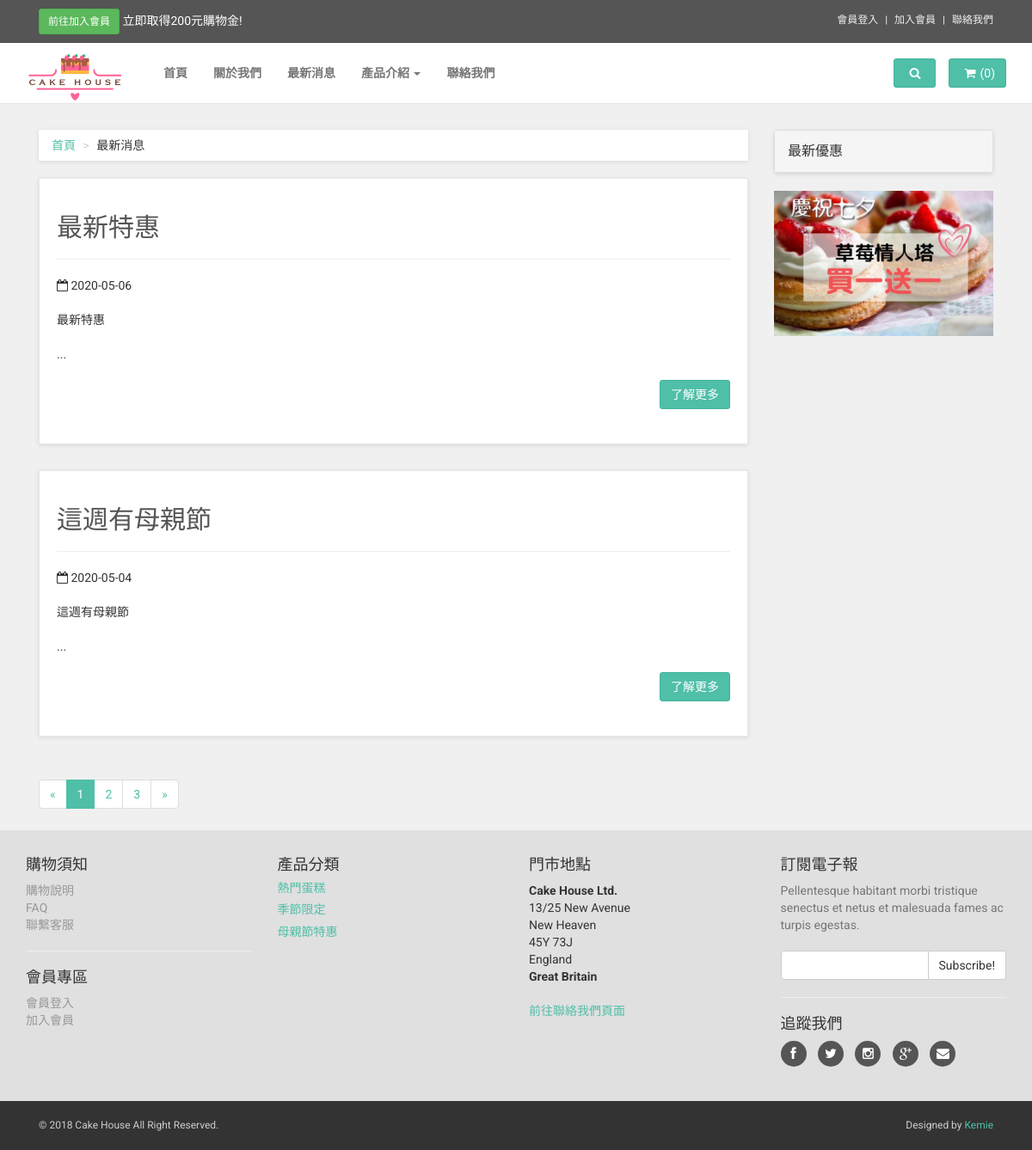
/web/s/news_list.php, run on the app's committed database.
### tables this page shows
CREATE TABLE `news` (
  `newsID` int(11) NOT NULL,
  `news_categoryID` int(11) NOT NULL,
  `published_date` varchar(255) NOT NULL,
  `picture` varchar(255) NOT NULL,
  `title` varchar(255) NOT NULL,
  `description` text NOT NULL,
  `created_at` varchar(255) DEFAULT NULL,
  `updated_at` varchar(255) DEFAULT NULL
);

CREATE TABLE `product_categories` (
  `product_categoryID` int(11) NOT NULL,
  `category` varchar(255) NOT NULL,
  `created_at` varchar(255) DEFAULT NULL,
  `updated_at` varchar(255) DEFAULT NULL
);

### web/s/news_list.php (the view, shortened to what this page needs)
<?php require_once('../connection/connection.php'); ?>
<?php
$limit = 2;
if(isset($_GET['page'])){
  $page = $_GET['page'];
}else{
  $page =1;
}
$start_from = ($page-1) * $limit;
$query = $db->query("SELECT * FROM news ORDER BY published_date DESC LIMIT ".$start_from.",".$limit);
$all_news = $query->fetchAll(PDO::FETCH_ASSOC);
?>
<!DOCTYPE html>
<html lang="en">
<head>
    <?php require_once('template/head_files.php'); ?>
</head>
<body>
<?php require_once('template/navbar.php'); ?>
    <div id="all">
        <div id="content">
            <div class="container">
                <div class="col-sm-9" id="blog-listing">
                    <ul class="breadcrumb">
                        <li><a href="#">首頁</a>
                        </li>
                        <li>最新消息</li>
                    </ul>
                    <?php foreach($all_news as $news){ ?>
                    <div class="post">
                        <h2><a href="news.php?gnewsID=<?php echo $news['newsID']; ?>"><?php echo $news['title']; ?></a></h2>
                        <hr>
                        <p class="date-comments">
                            <i class="fa fa-calendar-o"></i> <?php echo $news['published_date']; ?>
                        </p>
                        <p class="intro"><?php echo substr($news['description'],0,200)."..."; ?></p>
                        <p class="read-more"><a href="news.php?gnewsID=<?php echo $news['newsID']; ?>" class="btn btn-primary">了解更多</a>
                        </p>
                    </div>
                    <?php } ?>
                    <?php
                        $query2 = $db->query("SELECT * FROM news");
                        $data = $query2->fetchAll(PDO::FETCH_ASSOC);
                        $total_pages = ceil(count($data)/ $limit);
                    ?>
                    <ul class="pagination">
                        <li class="page-item">
                        <?php if($page == 1){ ?>
                            <a class="page-link disabled" href="">
                        <?php }else{ ?>
                           <a class="page-link" href="news_list.php?page=<?php echo $page-1; ?>">
                        <?php } ?>
                            <span>«</span>
                        </a>
                        </li>
                        <?php for ($i = 1; $i <= $total_pages; $i++){?>
                        <?php   if($page == $i){ ?>
                        <li class="page-item active">
                        <?php }else{ ?>
                        <li class="page-item">
                        <?php } ?>
                        <a class="page-link" href="news_list.php?page=<?php echo $i; ?>"><?php echo $i; ?></a>
                        </li>
                        <?php } ?>
                        <li class="page-item">
                        <?php if($page ==  $total_pages){ ?>
                            <a class="page-link disabled" href="">
                        <?php }else{ ?>
                            <a class="page-link" href="news_list.php?page=<?php echo $page+1; ?>">
                        <?php } ?>
                            <span>»</span>
                        </a>
                        </li>
                    </ul>
                </div>
                <div class="col-md-3">
                    <div class="panel panel-default sidebar-menu">
                        <div class="panel-heading">
                            <h3 class="panel-title">最新優惠</h3>
                        </div>
                    </div>
                    <div class="banner">
                        <a href="#">
                            <img src="../images/ad-banner.jpg" alt="sales 2014" class="img-responsive">
                        </a>
                    </div>
                </div>
            </div>
        </div>
        <?php require_once('template/footer.php'); ?>
</body>
</html>

### web/template/footer.php (shortened to what this page needs)
<?php
$query = $db->query("SELECT * FROM product_categories ORDER BY product_categoryID ASC");
$product_categories = $query->fetchAll(PDO::FETCH_ASSOC);
?>
 <div id="footer" data-animate="fadeInUp">
            <div class="container">
                <div class="row">
                    <div class="col-md-3 col-sm-6">
                        <h4>購物須知</h4>
                        <ul>
                            <li><a href="shopping_rule.php">購物說明</a>
                            </li>
                            <li><a href="faq.php">FAQ</a>
                            </li>
                            <li><a href="contact.php">聯繫客服</a>
                            </li>
                        </ul>
                        <hr>
                        <h4>會員專區</h4>
                        <ul>
                            <li><a href="#" data-toggle="modal" data-target="#login-modal">會員登入</a>
                            </li>
                            <li><a href="register.php">加入會員</a>
                            </li>
                        </ul>
                    </div>
                    <div class="col-md-3 col-sm-6">
                        <h4>產品分類</h4>
                        <?php foreach($product_categories as $category){ ?>
                            <a href="product_list.php?categoryID=<?php echo $category['product_categoryID'];?>">
                            <h5><?php echo $category['category'];?></h5></a>
                                       <?php  } ?>
                    </div>
                    <div class="col-md-3 col-sm-6">
                        <h4>門市地點</h4>
                        <p><strong>Cake House Ltd.</strong>
                            <br>13/25 New Avenue
                            <br>New Heaven
                            <br>45Y 73J
                            <br>England
                            <br>
                            <strong>Great Britain</strong>
                        </p>
                        <a href="contact.php">前往聯絡我們頁面</a>
                    </div>
                    <div class="col-md-3 col-sm-6">
                        <h4>訂閱電子報</h4>
                        <p class="text-muted">Pellentesque habitant morbi tristique senectus et netus et malesuada fames ac turpis egestas.</p>
                        <form>
                            <div class="input-group">
                                <input type="text" class="form-control">
                                <span class="input-group-btn">
			    <button class="btn btn-default" type="button">Subscribe!</button>
			</span>
                            </div>
                        </form>
                        <hr>
                        <h4>追蹤我們</h4>
                        <p class="social">
                            <a href="#" class="facebook external" data-animate-hover="shake"><i class="fa fa-facebook"></i></a>
                            <a href="#" class="twitter external" data-animate-hover="shake"><i class="fa fa-twitter"></i></a>
                            <a href="#" class="instagram external" data-animate-hover="shake"><i class="fa fa-instagram"></i></a>
                            <a href="#" class="gplus external" data-animate-hover="shake"><i class="fa fa-google-plus"></i></a>
                            <a href="#" class="email external" data-animate-hover="shake"><i class="fa fa-envelope"></i></a>
                        </p>
                    </div>
                </div>
            </div>
        </div>
        <div id="copyright">
            <div class="container">
                <div class="col-md-6">
                    <p class="pull-left">© 2018 Cake House All Right Reserved.</p>
                </div>
                <div class="col-md-6">
                    <p class="pull-right">Designed by <a href="https://bootstrapious.com/e-commerce-templates">Kemie
                    </p>
                </div>
            </div>
        </div>
    </div>

### css/style.default.css (style rules this page uses)
a, button { -webkit-transition: all 0.2s ease-out; -moz-transition: all 0.2s ease-out; transition: all 0.2s ease-out; }
a i.fa, button i.fa { margin: 0 5px; }
.breadcrumb { -webkit-box-shadow: 0 1px 5px rgba(0, 0, 0, 0.1); box-shadow: 0 1px 5px rgba(0, 0, 0, 0.1); }
#content .panel.sidebar-menu { -webkit-box-sizing: border-box; -moz-box-sizing: border-box; box-sizing: border-box; -webkit-box-shadow: 0 1px 5px rgba(0, 0, 0, 0.1); box-shadow: 0 1px 5px rgba(0, 0, 0, 0.1); }
#content .panel.sidebar-menu h3 { padding: 5px 0; margin: 0; }
#content .banner { margin-bottom: 30px; }
#content #blog-listing .post, #content #blog-homepage .post { margin-bottom: 60px; background: #fff; margin: 0 0 30px; border: solid 1px #e6e6e6; -webkit-box-sizing: border-box; -moz-box-sizing: border-box; box-sizing: border-box; padding: 20px; -webkit-box-shadow: 0 1px 5px rgba(0, 0, 0, 0.1); box-shadow: 0 1px 5px rgba(0, 0, 0, 0.1); }
#content #blog-listing .post h2 a, #content #blog-homepage .post h2 a, #content #blog-listing .post h4 a, #content #blog-homepage .post h4 a { color: #555555; }
#content #blog-listing .post .intro, #content #blog-homepage .post .intro { text-align: left; }
#content #blog-listing .post .read-more, #content #blog-homepage .post .read-more { text-align: right; }
#footer { background: #e0e0e0; padding: 20px 0; }
#footer ul { padding-left: 0; list-style: none; }
#footer ul a { color: #999999; }
#footer .social { text-align: left; }
#footer .social a { margin: 0 10px 0 0; color: #fff; display: inline-block; width: 30px; height: 30px; border-radius: 15px; line-height: 26px; font-size: 15px; text-align: center; -webkit-transition: all 0.2s ease-out; -moz-transition: all 0.2s ease-out; transition: all 0.2s ease-out; vertical-align: bottom; background-color: #555555; }
#footer .social a i { vertical-align: bottom; line-height: 30px; }
#copyright { background: #333; color: #ccc; padding: 20px 0; font-size: 12px; }
#copyright p { margin: 0; }
body { font-family: "Roboto", Helvetica, Arial, sans-serif; font-size: 14px; line-height: 1.42857143; color: #333333; background-color: #f0f0f0; }
a { color: #4fbfa8; text-decoration: none; }
hr { margin-top: 20px; margin-bottom: 20px; border: 0; border-top: 1px solid #eeeeee; }
.breadcrumb { padding: 8px 15px; margin-bottom: 20px; background-color: #ffffff; border-radius: 0; }
.breadcrumb > li + li:before { content: ">\00a0"; color: #cccccc; }
.btn { font-weight: normal; font-family: "Roboto", Helvetica, Arial, sans-serif; padding: 6px 12px; font-size: 14px; line-height: 1.42857143; border-radius: 3px; }
.btn-primary { color: #ffffff; background-color: #4fbfa8; border-color: #41b39c; }
.form-control { -webkit-box-shadow: none; box-shadow: none; }
.pagination { margin: 20px 0; font-family: "Roboto", Helvetica, Arial, sans-serif; border-radius: 0; }
.pagination > li > a, .pagination > li > span { padding: 6px 12px; line-height: 1.42857143; text-decoration: none; color: #4fbfa8; background-color: #ffffff; border: 1px solid #dddddd; }
.pagination > .active > a, .pagination > .active > span, .pagination > .active > a:hover, .pagination > .active > span:hover, .pagination > .active > a:focus, .pagination > .active > span:focus { z-index: 2; color: #ffffff; background-color: #4fbfa8; border-color: #4fbfa8; }
h1, h2, h3, h4, h5, h6, .h1, .h2, .h3, .h4, .h5, .h6 { font-family: inherit; font-weight: 500; line-height: 1.1; color: inherit; }
h1, .h1, h2, .h2, h3, .h3 { margin-top: 20px; margin-bottom: 20px; }
p, ul, ol { margin: 0 0 20px; }

### data on the page
news: title "最新特惠", published_date "2020-05-06", description "最新特惠"
news: title "這週有母親節", published_date "2020-05-04", description "這週有母親節"
product_categories: category "熱門蛋糕"
product_categories: category "季節限定"
product_categories: category "母親節特惠"
